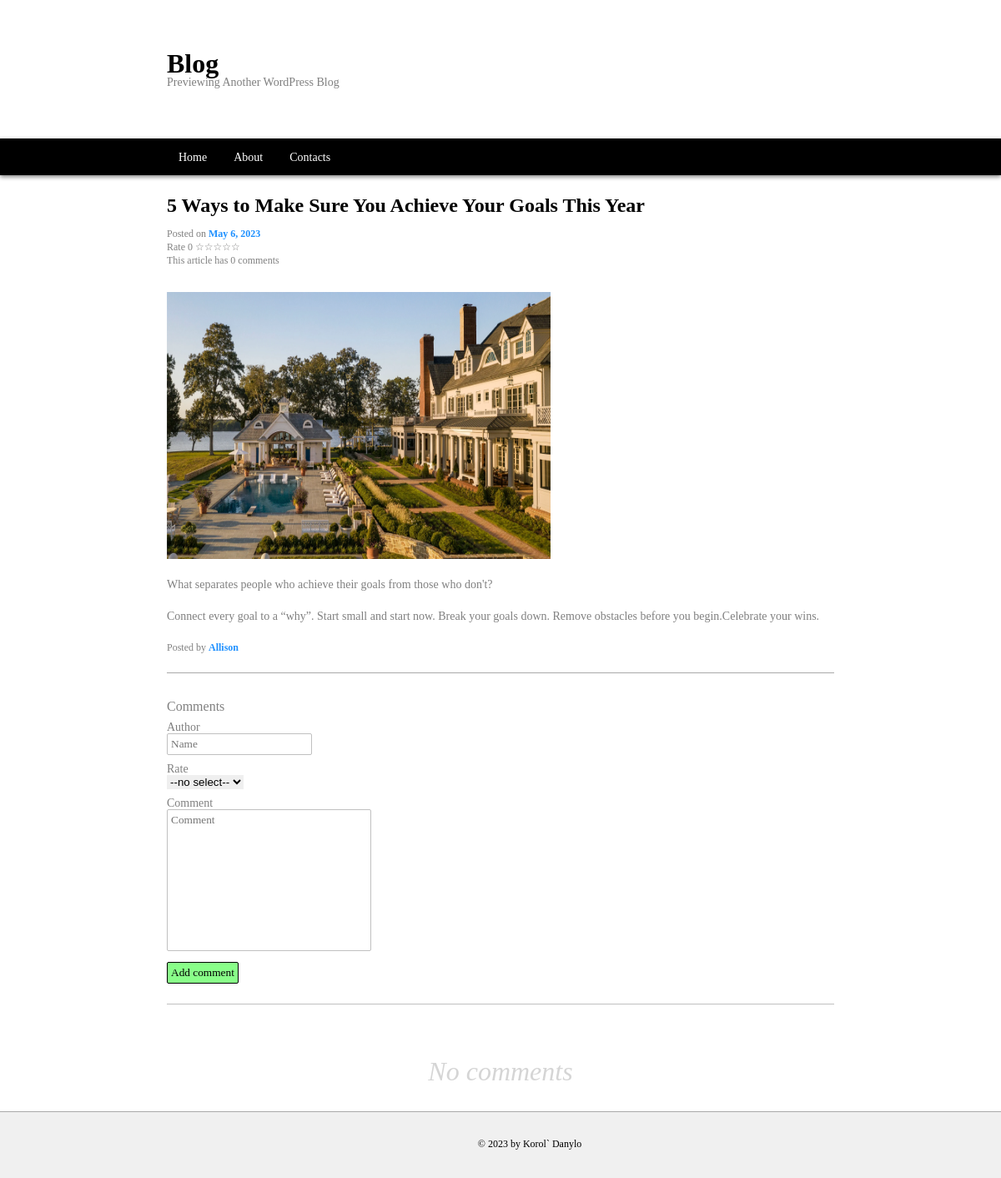
Screenshot of /webroot/article.php?id=2 with the database file from the repository.
### tables this page shows
CREATE TABLE articles (
      id INTEGER NOT NULL PRIMARY KEY AUTOINCREMENT,
      date TEXT NOT NULL,
      title TEXT NOT NULL,
      img TEXT NOT NULL,
      info TEXT NOT NULL,
      description TEXT NOT NULL,
      author TEXT NOT NULL
    );

### inc/functions.php (called while the page is built, shortened)
<?php
function getConnection(): PDO
{
  try {
    return new PDO('sqlite:../blog.sqlite');
  } catch (PDOException $e) {
    http_response_code(500);
    exit();
  }
}
function getArticle(int $articleId): ?array
{
  $pdo = getConnection();
  $sql =
    'SELECT articles.*, AVG(comments.rate) avg_rate, COUNT(comments.id) comments_count
    FROM articles LEFT JOIN comments ON articles.id = comments.article_id
    WHERE articles.id=:id
    GROUP BY articles.id';
  $statment = $pdo->prepare($sql);
  $statment->execute(['id' => $articleId]);
  $article = $statment->fetch(PDO::FETCH_ASSOC);
  return $article ? $article : null;
}

### inc/article.php (the view)
<?php
$tag = 'Home' === $currentPage ? 'h2' : 'h1';
$url = 'article.php?id=' . $article['id'];
$rate = round(($article['avg_rate'] ?? 0) * 10) / 10;
$rate_by_star = str_repeat('&#9733', (int) ($rate)) . str_repeat('&#9734', 5 - (int) ($rate));
$comments_count = $article['comments_count'] ?? 0;
?>
<article class='blog-article'>
  <header>
    <a href=<?= $url ?>>
      <<?= $tag ?> class="title-article"><?= $article['title']; ?></<?= $tag ?>>
    </a>
  </header>
  <div class='posted'>
    Posted on <span class='posted__date'>
      <?= $date = DateTime::createFromFormat('Y-m-d', $article['date'])->format('F j, Y') ?>
    </span>
  </div>
  <div class='rate'>
    Rate
    <?= $rate ?>
    <?= $rate_by_star ?>
  </div>
  <div class='comments-count'>
    This article has
    <?= $comments_count ?> comments
  </div>
  <img src='../assets/<?= $article['img'] ?>' alt=<?= $article['img'] ?>>
  <div class='info'>
    <?= $article['info']; ?>
  </div>
  <div class='description'>
    <?= $article['description']; ?>
  </div>
  <footer>
    Posted by <span class='author'>
      <?= $article['author'] ?>
    </span>
  </footer>
</article>

### css/styles.css (style rules this page uses)
.blog-article { padding-bottom: 24px; border-bottom: 1px solid darkgray; margin-bottom: 24px; }
.title-article, .about-article header h2, .contacts-article header h2 { font-size: 24px; font-weight: bold; padding-bottom: 16px; }
.blog-article .posted { font-size: 12px; color: gray; margin-bottom: 4px; }
.blog-article .rate { margin-bottom: 4px; font-size: 12px; color: gray; }
.blog-article .comments-count { font-size: 12px; color: gray; margin-bottom: 32px; }
.blog-article .posted__date { color: dodgerblue; font-weight: bold; }
.blog-article img { width: 460px; height: 320px; }
.blog-article .info, .blog-article .description, .blog-article footer { padding-top: 24px; font-size: 14px; color: gray; }
.blog-article footer { font-size: 12px; }
.blog-article .author { color: dodgerblue; font-weight: bold; }

### rows the page displays
articles: title "5 Ways to Make Sure You Achieve Your Goals This Year", date "May 6, 2023", img (picture), info "What separates people who achieve their goals from those who don't?", description "Connect every goal to a “why”. Start small and start now. Break your goals down. Remove obstacles before you begin.Celebrate your wins.", author "Allison"

### other values shown
$rate "0"
$rate_by_star "☆☆☆☆☆"
$comments_count "0"
